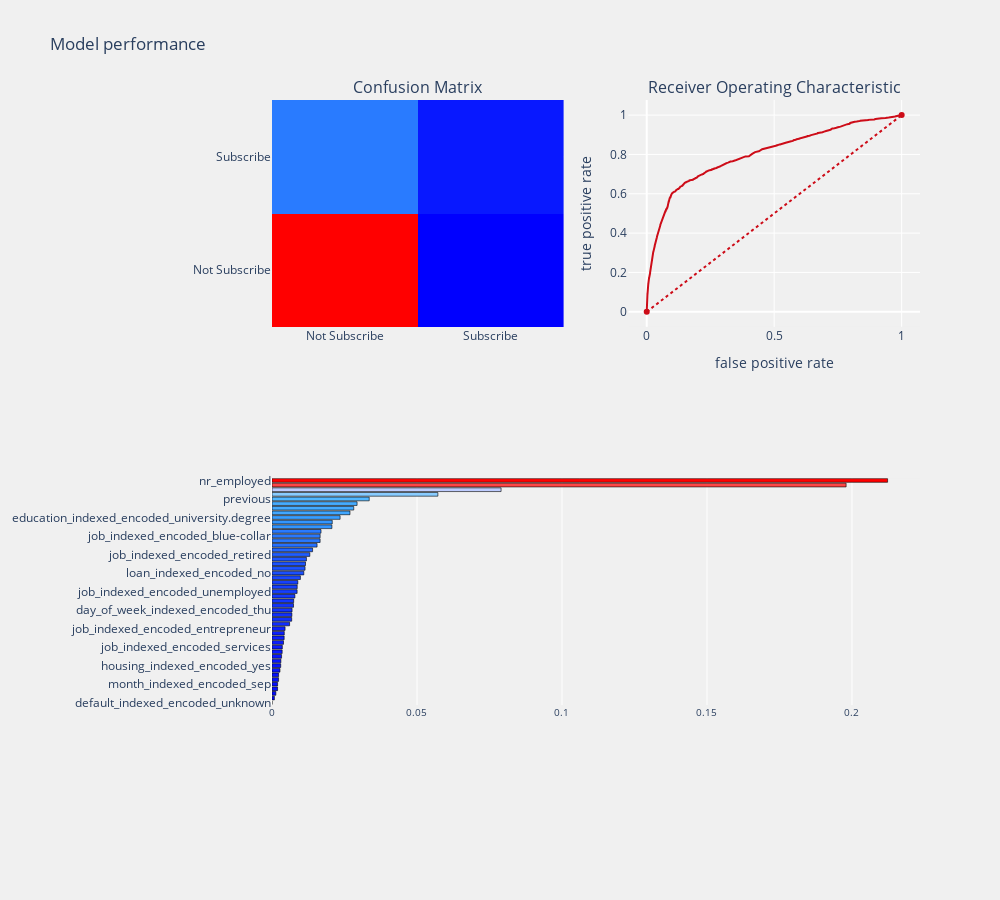

Notebook code for this chart:
### Code cell
select_model_prediction(gbt, trainingData, testData, 'features')

### Figure 1 — Plotly figure (JSON) as saved in the notebook; plotly's stock layout.template omitted (floating-point values rounded to 4 significant figures; data arrays with more than 128 entries replaced by an {"elided": "..."} marker saying what was removed)
{"data": [{"colorscale": [[0, "rgb(0,0,255)"], [0.1, "rgb(51,153,255)"], [0.2, "rgb(102,204,255)"], [0.3, "rgb(153,204,255)"], [0.4, "rgb(204,204,255)"], [0.5, "rgb(255,255,255)"], [0.6, "rgb(255,204,255)"], [0.7, "rgb(255,153,255)"], [0.8, "rgb(255,102,204)"], [0.9, "rgb(255,102,102)"], [1, "rgb(255,0,0)"]], "name": "Confusion_matrix", "showscale": false, "type": "heatmap", "x": ["Not Subscribe", "Subscribe"], "xaxis": "x", "y": ["Not Subscribe", "Subscribe"], "yaxis": "y", "z": [[7070, 143], [700, 252]]}, {"line": {"color": "rgb(205, 12, 24)", "width": 2}, "type": "scatter", "x": {"elided": "1444 float values"}, "xaxis": "x2", "y": {"elided": "1444 float values"}, "yaxis": "y2"}, {"line": {"color": "rgb(205, 12, 24)", "dash": "dot", "width": 2}, "type": "scatter", "x": [0, 1], "xaxis": "x2", "y": [0, 1], "yaxis": "y2"}, {"marker": {"color": [0, 0.0008269, 0.00133, 0.001922, 0.001936, 0.00227, 0.002283, 0.002749, 0.003008, 0.003064, 0.0033, 0.003505, 0.003563, 0.003966, 0.004194, 0.004234, 0.004506, 0.006067, 0.00679, 0.006861, 0.006923, 0.00742, 0.007478, 0.007899, 0.00866, 0.008694, 0.008911, 0.009793, 0.01097, 0.0114, 0.01155, 0.01187, 0.01304, 0.014, 0.01554, 0.01659, 0.0166, 0.01691, 0.02066, 0.02078, 0.02348, 0.02689, 0.02819, 0.02934, 0.03353, 0.0572, 0.079, 0.198, 0.2123], "colorscale": [[0, "rgb(0,0,255)"], [0.1, "rgb(51,153,255)"], [0.2, "rgb(102,204,255)"], [0.3, "rgb(153,204,255)"], [0.4, "rgb(204,204,255)"], [0.5, "rgb(255,255,255)"], [0.6, "rgb(255,204,255)"], [0.7, "rgb(255,153,255)"], [0.8, "rgb(255,102,204)"], [0.9, "rgb(255,102,102)"], [1, "rgb(255,0,0)"]], "line": {"color": "black", "width": 0.6}}, "orientation": "h", "type": "bar", "x": [0, 0.0008269, 0.00133, 0.001922, 0.001936, 0.00227, 0.002283, 0.002749, 0.003008, 0.003064, 0.0033, 0.003505, 0.003563, 0.003966, 0.004194, 0.004234, 0.004506, 0.006067, 0.00679, 0.006861, 0.006923, 0.00742, 0.007478, 0.007899, 0.00866, 0.008694, 0.008911, 0.009793, 0.01097, 0.0114, 0.01155, 0.01187, 0.01304, 0.014, 0.01554, 0.01659, 0.0166, 0.01691, 0.02066, 0.02078, 0.02348, 0.02689, 0.02819, 0.02934, 0.03353, 0.0572, 0.079, 0.198, 0.2123], "xaxis": "x3", "y": ["default_indexed_encoded_unknown", "month_indexed_encoded_mar", "month_indexed_encoded_apr", "month_indexed_encoded_aug", "month_indexed_encoded_sep", "poutcome_indexed_encoded_nonexistent", "job_indexed_encoded_admin.", "marital_indexed_encoded_single", "housing_indexed_encoded_yes", "education_indexed_encoded_basic.4y", "job_indexed_encoded_management", "job_indexed_encoded_housemaid", "job_indexed_encoded_services", "education_indexed_encoded_basic.6y", "job_indexed_encoded_self-employed", "loan_indexed_encoded_yes", "job_indexed_encoded_entrepreneur", "housing_indexed_encoded_no", "month_indexed_encoded_oct", "month_indexed_encoded_jun", "day_of_week_indexed_encoded_thu", "education_indexed_encoded_high.school", "month_indexed_encoded_may", "education_indexed_encoded_basic.9y", "job_indexed_encoded_unemployed", "month_indexed_encoded_jul", "age_group_indexed_encoded_low", "month_indexed_encoded_nov", "loan_indexed_encoded_no", "education_indexed_encoded_professional.course", "marital_indexed_encoded_married", "age_group_indexed_encoded_mid", "job_indexed_encoded_retired", "day_of_week_indexed_encoded_mon", "day_of_week_indexed_encoded_wed", "default_indexed_encoded_no", "job_indexed_encoded_blue-collar", "job_indexed_encoded_technician", "contact_indexed_encoded_cellular", "day_of_week_indexed_encoded_tue", "education_indexed_encoded_university.degree", "pdays", "poutcome_indexed_encoded_failure", "cons_price_idx", "previous", "cons_conf_idx", "campaign", "euribor3m", "nr_employed"], "yaxis": "y3"}], "layout": {"annotations": [{"font": {"size": 16}, "showarrow": false, "text": "Confusion Matrix", "x": 0.225, "xanchor": "center", "xref": "paper", "y": 1, "yanchor": "bottom", "yref": "paper"}, {"font": {"size": 16}, "showarrow": false, "text": "Receiver Operating Characteristic", "x": 0.775, "xanchor": "center", "xref": "paper", "y": 1, "yanchor": "bottom", "yref": "paper"}], "autosize": false, "height": 900, "margin": {"b": 195}, "paper_bgcolor": "rgba(240, 240, 240, 0.95)", "plot_bgcolor": "rgba(240, 240, 240, 0.95)", "showlegend": false, "title": {"text": "Model performance"}, "width": 1000, "xaxis": {"anchor": "y", "domain": [0, 0.45]}, "xaxis2": {"anchor": "y2", "domain": [0.55, 1], "title": {"text": "false positive rate"}}, "xaxis3": {"anchor": "y3", "domain": [0, 1], "showgrid": true, "tickangle": 0, "tickfont": {"size": 10}}, "yaxis": {"anchor": "x", "domain": [0.625, 1]}, "yaxis2": {"anchor": "x2", "domain": [0.625, 1], "title": {"text": "true positive rate"}}, "yaxis3": {"anchor": "x3", "domain": [0, 0.375]}}}
